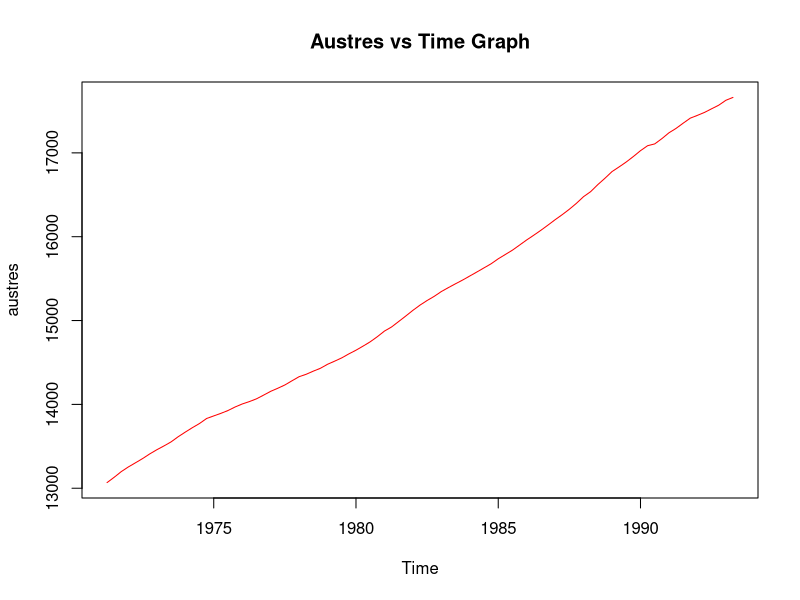
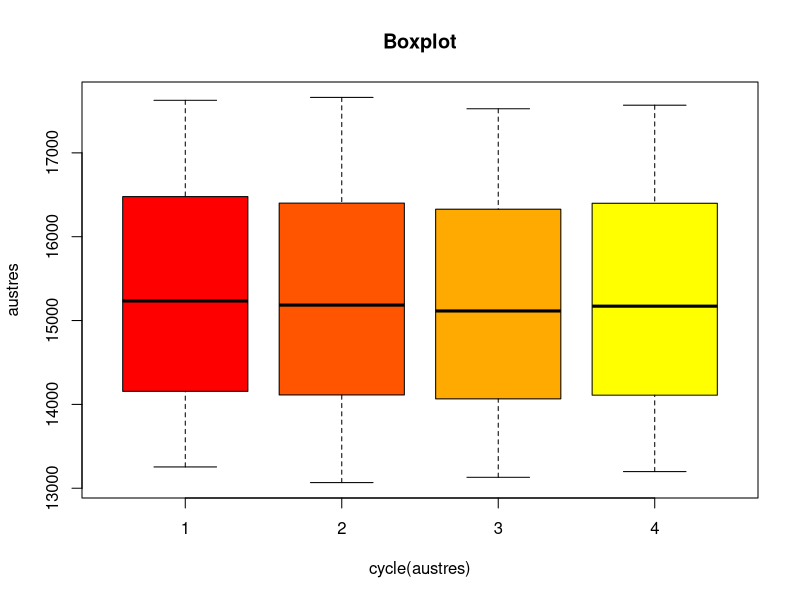
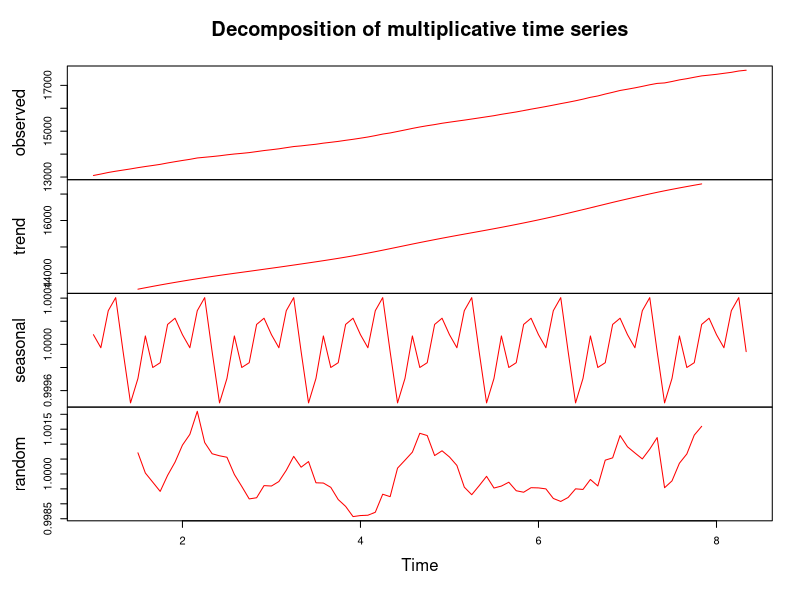
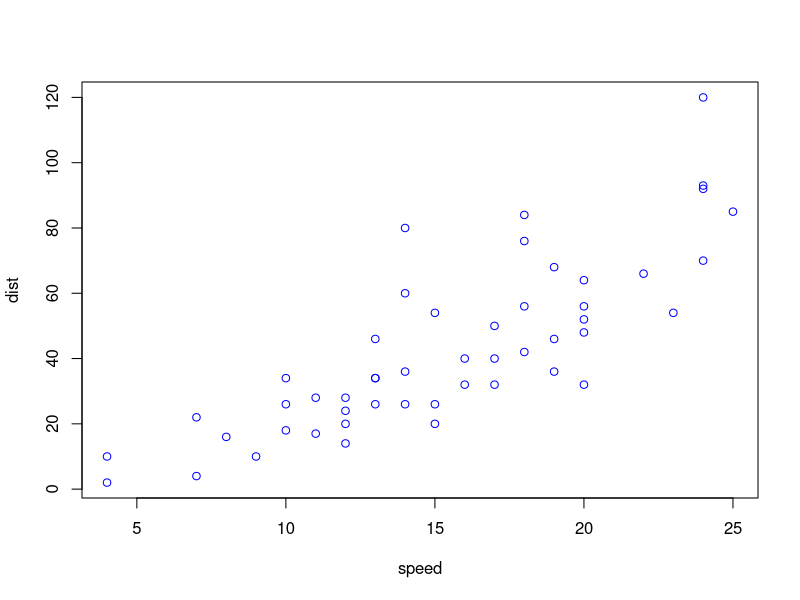
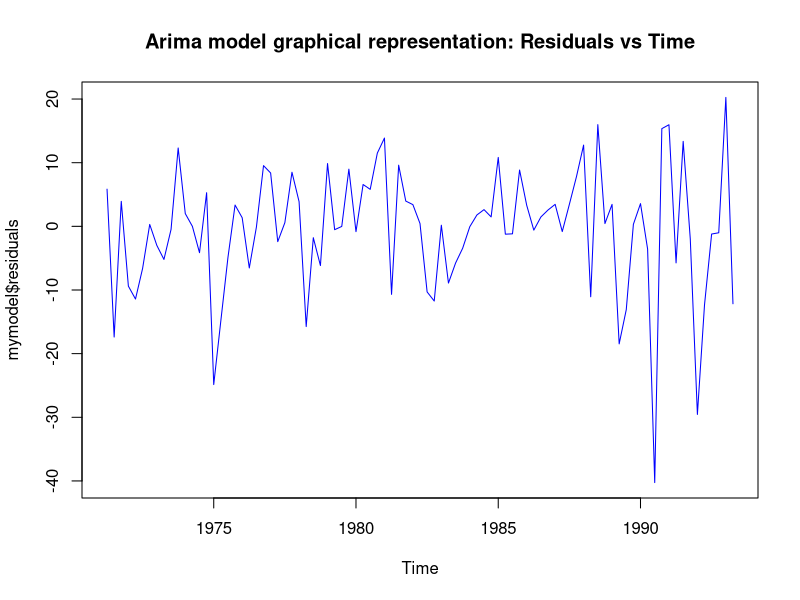
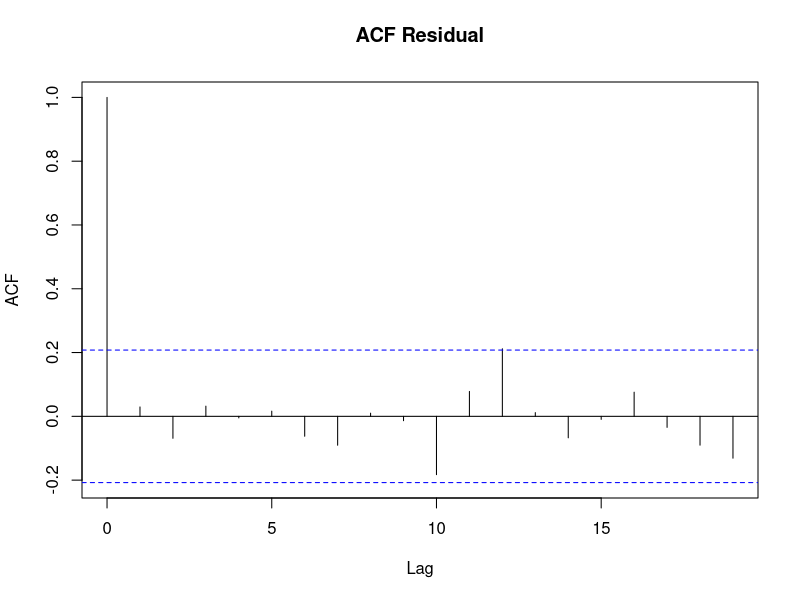
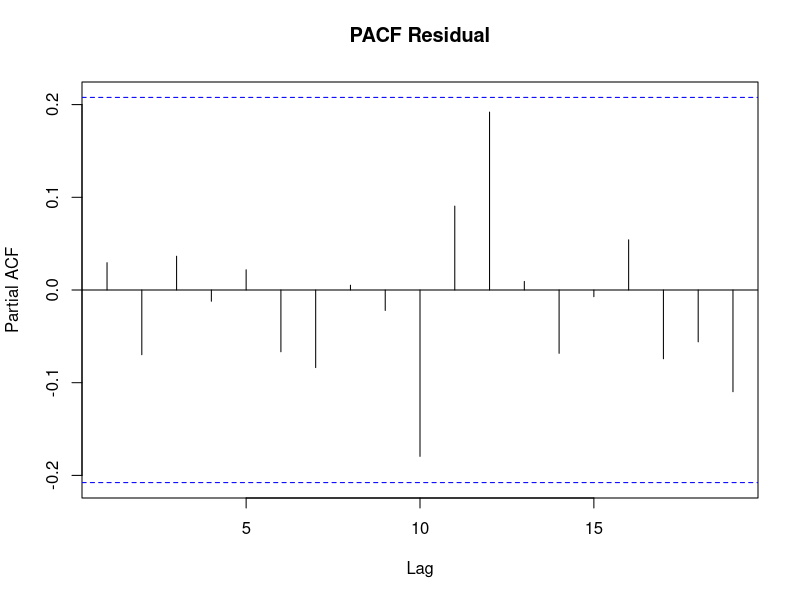
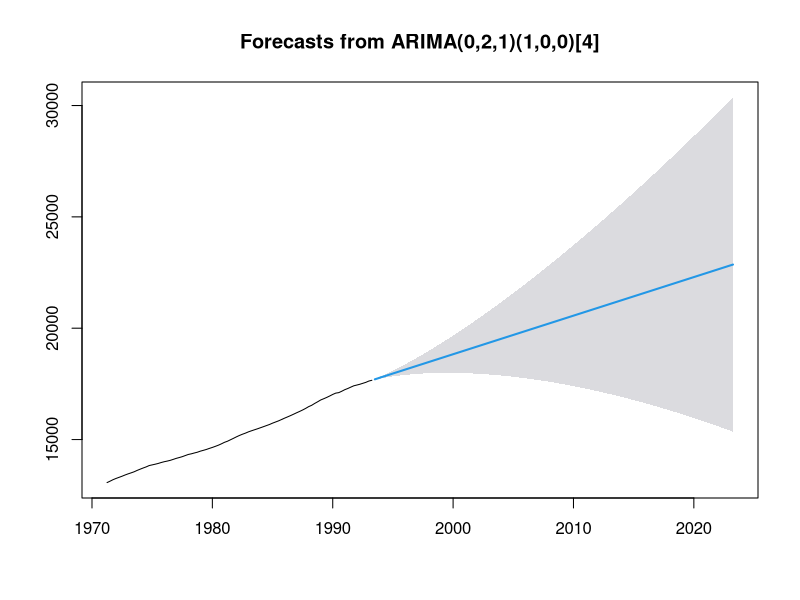

Reproduce these figures in R, in order.
install.packages("forecast")
install.packages("tseries")
install.packages("lmtest")
library(lmtest)
library(forecast)
library(tseries)

#1 Identifying time series data set
data("austres")
class(austres)
start(austres)
end(austres)
frequency(austres)
sum (is.na(austres)) #to check missing values
summary(austres)
plot(austres, col="red", main="Austres vs Time Graph")
cycle(austres)

#explorartory data analysis or boxplots we  can identify trend/ seasonability
boxplot(austres~cycle(austres),col= heat.colors(5), main="Boxplot")
#boxplot(austres~cycle(austres),col= rainbow(4, start = 0.7, end = 0.9))
View(austres)

#1bc decomposing = breaking it in trend seasonaloity random
tsdata<-ts(austres,frequency = 12)
ddata<-decompose(tsdata, "multiplicative")
plot(ddata,col= "red")

#ddata= Decomposed data
#1st- actual data, 2-trend, 3- seasonal 4 irregularity

#B.1 The Durbin Watson (DW) statistic is a test for autocorrelation in the residuals from a statistical regression analysis. The Durbin-Watson statistic will always have a value between 0 and 4. ... Values from 0 to less than 2 indicate positive autocorrelation and values from from 2 to 4 indicate negative autocorrelation.
#data must have constant variance and mean ie stationary before statring TSA
#fit the model with ARIMA

#dwtest(formula, order.by = NULL, alternative = c("greater", "two.sided", "less"),iterations = 15, exact = NULL, tol = 1e-10, data = list())

library(lmtest)
data("cars")
plot(cars, col= "blue") 
summary(cars)
x<-(cars$speed)
y<-(cars$dist)
dwtest(y~x)

#B.2 ARIMA
mymodel<-auto.arima(austres)
mymodel

#lets run with trace to confirm information criteria
auto.arima(austres,ic="aic",trace = TRUE)
plot.ts(mymodel$residuals, col= "blue", main = "Arima model graphical representation: Residuals vs Time")

#ACF and PACF, for future 10yrs prediction
acf(ts(mymodel$residuals),main='ACF Residual')
pacf(ts(mymodel$residuals), main='PACF Residual')
#95% confidence interval, h=forecast horizon period in months
#forecast for 10yrs
myforecast<-forecast(mymodel, level = c(95),h=10*12)
plot(myforecast)
#to validate findings in ARIMA, we use Ljhung-Box test
Box.test(mymodel$resid, lag=5, type="Ljung-Box")
Box.test(mymodel$resid, lag=10, type="Ljung-Box")
Box.test(mymodel$resid, lag=15, type="Ljung-Box")
#p-values are fairly low, means our model is accurate
# conclusion, ARIMA output, parameters(2,1,1) has shown to adequately fit the data

